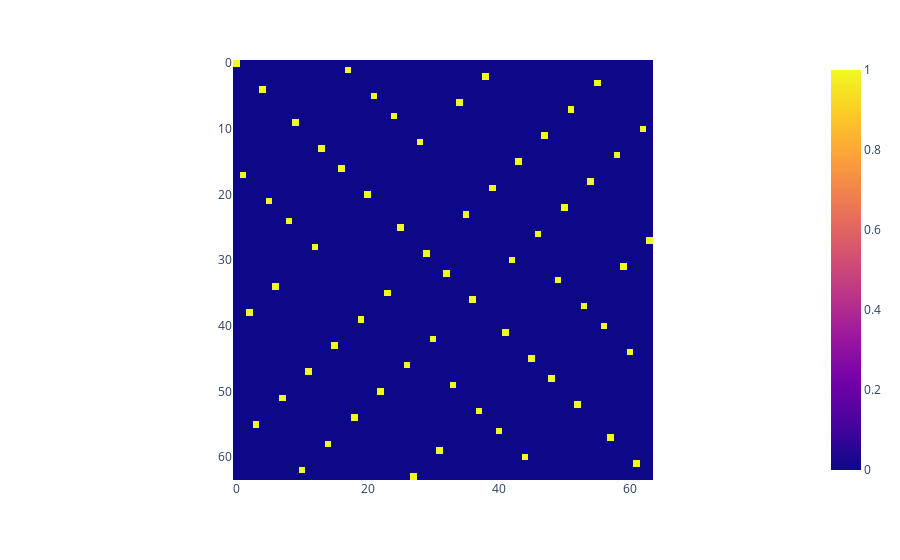

Notebook code cell kept with this figure:
### Code cell
qc=EfficientSU2(6,entanglement="pairwise",su2_gates=[],reps=3).decompose()
qc.cx(range(0,6,2),range(1,6,2))
display(qc.draw(output="mpl"))
px.imshow(np.real(Operator(qc).data)).show()

### Figure 1 — Plotly figure (JSON) as saved in the notebook; plotly's stock layout.template omitted (floating-point values rounded to 4 significant figures; data arrays with more than 128 entries replaced by an {"elided": "..."} marker saying what was removed)
{"data": [{"coloraxis": "coloraxis", "hovertemplate": "x: %{x}<br>y: %{y}<br>color: %{z}<extra></extra>", "name": "0", "type": "heatmap", "xaxis": "x", "yaxis": "y", "z": {"elided": "64x64 int values"}}], "layout": {"coloraxis": {"colorscale": [[0, "#0d0887"], [0.1111, "#46039f"], [0.2222, "#7201a8"], [0.3333, "#9c179e"], [0.4444, "#bd3786"], [0.5556, "#d8576b"], [0.6667, "#ed7953"], [0.7778, "#fb9f3a"], [0.8889, "#fdca26"], [1, "#f0f921"]]}, "margin": {"t": 60}, "xaxis": {"anchor": "y", "constrain": "domain", "domain": [0, 1], "scaleanchor": "y"}, "yaxis": {"anchor": "x", "autorange": "reversed", "constrain": "domain", "domain": [0, 1]}}}
